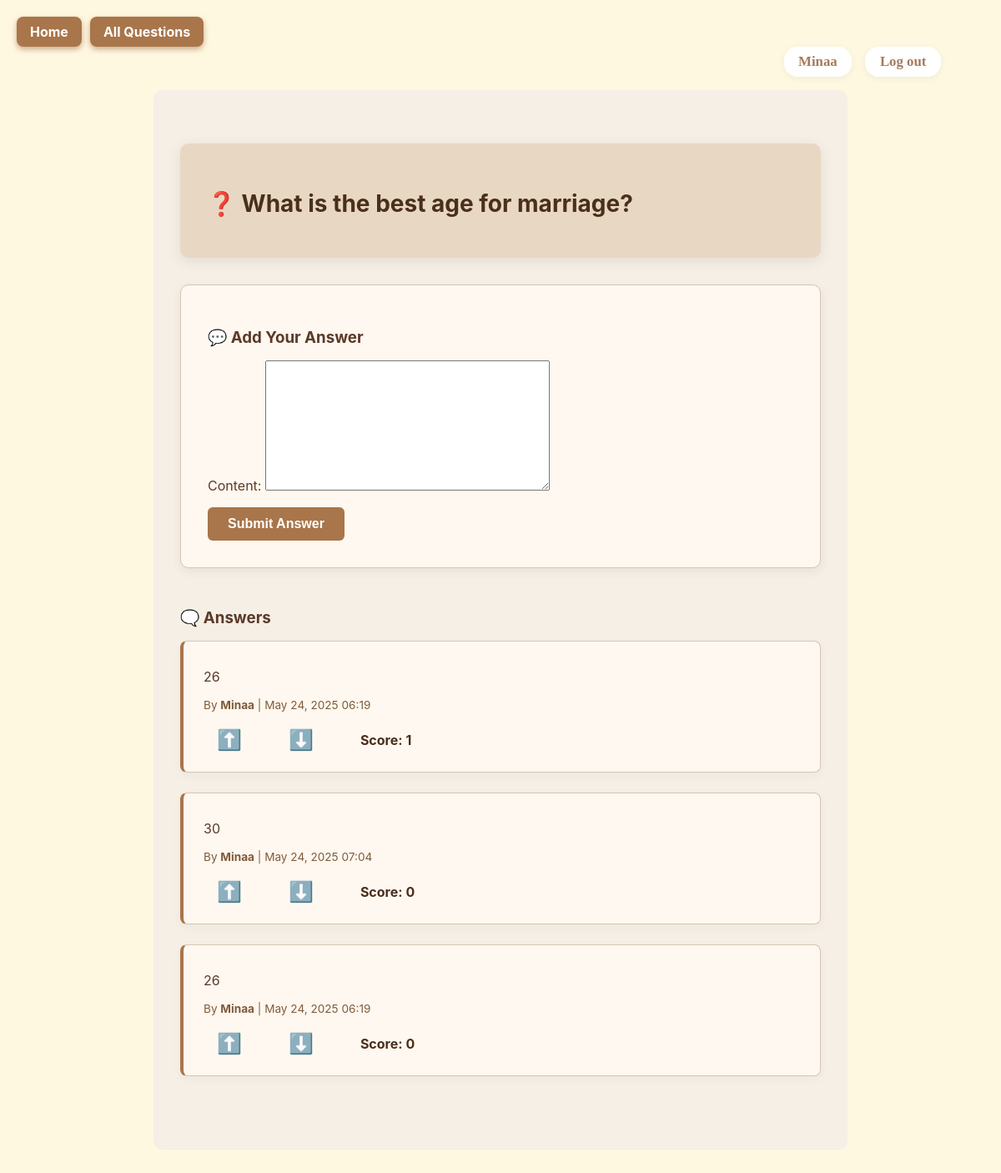
Page /question/4/ (signed in) on the committed database.
### goldenqa/models.py (models this page shows, shortened)
class Question(models.Model):
    user = models.ForeignKey(User, on_delete=models.CASCADE)
    text = models.TextField()
    tag = models.CharField(max_length=30, choices=TAG_CHOICES, default='other')
    created_at = models.DateTimeField(auto_now_add=True)

class Answer(models.Model):
    user = models.ForeignKey(User, on_delete=models.CASCADE)
    question = models.ForeignKey(Question, related_name='answers', on_delete=models.CASCADE)
    content = models.TextField()
    created_at = models.DateTimeField(auto_now_add=True)
    def vote_score(self):
        upvote_count = self.upvote_set.count()
        downvote_count = self.downvote_set.count()
        return upvote_count - downvote_count

### goldenqa/views.py (the view)
# urls.py: path('question/<int:pk>/', views.question_detail, name='question_detail'),
def question_detail(request, pk):
    question = get_object_or_404(Question, pk=pk)
    user = request.user
    if not user.is_authenticated:
        return render(request, 'cores/must_login.html')
    answers = question.answers.annotate(
        upvote_count=Count('upvote_set'),
        downvote_count=Count('downvote_set')
    ).annotate(
        total_votes=F('upvote_count') + F('downvote_count')
    ).order_by('-total_votes', '-created_at')
    user_upvotes = set()
    user_downvotes = set()
    if user.is_authenticated:
        user_upvotes = set(
            Upvote.objects.filter(user=user, answer__in=answers).values_list('answer_id', flat=True)
        )
        user_downvotes = set(
            Downvote.objects.filter(user=user, answer__in=answers).values_list('answer_id', flat=True)
        )
    if request.method == 'POST':
        form = AnswerForm(request.POST)
        if form.is_valid():
            a = form.save(commit=False)
            a.user = user
            a.question = question
            a.save()
            return redirect('question_detail', pk=pk)
    else:
        form = AnswerForm()
    return render(request, 'cores/question_detail.html', {
        'question': question,
        'answers': answers,
        'form': form,
        'user_upvotes': user_upvotes,
        'user_downvotes': user_downvotes,
    })

### goldenqa/forms.py
class AnswerForm(forms.ModelForm):
    class Meta:
        model = Answer
        fields = ['content']

### goldenqa/templates/cores/question_detail.html (shortened to what this page needs)
{% extends 'cores/base.html' %}
{% block content %}
<div class="top-left-buttons">
    <a href="{% url 'home' %}">Home</a>
    <a href="{% url 'question_page' %}">All Questions</a>
</div>
<div class="container">
    <div class="question-box">
        <h2>❓ {{ question.text }}</h2>
    </div>
    <div class="form-section">
        <h3>💬 Add Your Answer</h3>
        <form method="post" id="answer-form">
            {{ form.as_p }}
            <button type="submit">Submit Answer</button>
        </form>
    </div>
    <div class="answers-section">
        <h3>🗨️ Answers</h3>
        {% for a in answers %}
    <div class="answer-card" id="answer-{{ a.id }}">
        <p>{{ a.content }}</p>
        <div style="font-size: 0.85rem; color: #7f5c3b; margin-bottom: 0.5rem;">
            By <strong>{{ a.user.username }}</strong> | {{ a.created_at|date:"M d, Y H:i" }}
        </div>
        <div class="vote-container">
            <button class="vote-btn {% if a.id in user_upvotes %}upvoted{% endif %}"
                    onclick="voteAnswer({{ a.id }}, 'upvote')" title="Upvote">⬆️</button>
            <button class="vote-btn {% if a.id in user_downvotes %}downvoted{% endif %}"
                    onclick="voteAnswer({{ a.id }}, 'downvote')" title="Downvote">⬇️</button>
            <span id="score-{{ a.id }}" class="vote-score">Score: {{ a.vote_score }}</span>
        </div>
    </div>
{% empty %}
    <p style="color: #9c7d63;">There are no answers yet. Be the first to help!</p>
{% endfor %}
    </div>
</div>
{% endblock %}

### goldenqa/templates/cores/base.html (shortened to what this page needs)
{% load static %}
<!DOCTYPE html>
<html lang="en">
<head>
    <link rel="stylesheet" href="{% static 'cores/styles.css' %}">
</head>
<body>
    <div class="nav" style="background:transparent;box-shadow:none;border-bottom:none;">
        {% if user.is_authenticated %}
            <div class="nav-right" style="display:flex;gap:1rem;align-items:center;">
                <span style="background:#fff;padding:0.5rem 1.1rem;border-radius:16px;box-shadow:0 2px 8px rgba(0,0,0,0.06);display:flex;align-items:center;font-weight:600;color:#A67B5B;font-size:1.05em;">
                    {{ user.username }}
                </span>
                <span style="background:#fff;padding:0.5rem 1.1rem;border-radius:16px;box-shadow:0 2px 8px rgba(0,0,0,0.06);display:flex;align-items:center;">
                    <a href="{% url 'logout' %}" class="nav-link">Log out</a>
                </span>
            </div>
        {% endif %}
    </div>
    <div class="container">
        {% block content %}{% endblock %}
    </div>
</body>
</html>

### goldenqa/static/core/styles.css (style rules this page uses)
body { font-family: 'Georgia', serif; background-color: #fff8e1; color: #4a3f35; padding: 2rem; }
.nav { background-color: #d4af37; padding: 1rem; color: white; text-align: right; }
a { color: #7d6608; font-weight: bold; }
button { background-color: #d4af37; border: none; color: white; padding: 0.5rem 1rem; cursor: pointer; font-weight: bold; }
.container { background-color: #fffaf0; padding: 2rem; border-radius: 10px; }

### goldenqa/templates/cores/base.html (style rules this page uses)
.nav { padding: 1rem 2rem; display: flex; justify-content: space-between; align-items: center; background: transparent; box-shadow: none; border-bottom: none; }
.nav-link { color: #A67B5B !important; background: transparent; text-decoration: none; padding: 0; border-radius: 0; font-weight: 600; font-size: 1.05em; margin: 0; display: inline; border: none; transition: color 0.2s; }
.nav-right { display: flex; align-items: center; }

### goldenqa/templates/cores/question_detail.html (style rules this page uses)
.top-left-buttons { position: fixed; top: 20px; left: 20px; display: flex; gap: 10px; z-index: 9999; }
.top-left-buttons a { background: #a9754a; color: white; padding: 0.5rem 1rem; border-radius: 8px; font-weight: 700; font-size: 1rem; text-decoration: none; box-shadow: 0 3px 7px rgba(169, 117, 74, 0.6); transition: background-color 0.3s ease; }
.container { max-width: 800px; margin: auto; padding: 2rem 1rem; font-family: 'Inter', sans-serif; background-color: #f5efe6; color: #5b3a29; }
.question-box { background: #e8d8c3; padding: 2rem; border-radius: 10px; box-shadow: 0 4px 16px rgba(91, 58, 41, 0.1); margin-bottom: 2rem; }
.question-box h2 { font-size: 1.75rem; margin-bottom: 1rem; color: #4a2f1b; }
.form-section { background: #fff8f0; padding: 2rem; border: 1px solid #d7c4b3; border-radius: 10px; margin-bottom: 3rem; box-shadow: 0 4px 12px rgba(91, 58, 41, 0.08); }
.form-section h3 { margin-bottom: 1rem; color: #5b3a29; }
.form-section form { margin-top: 1rem; }
.form-section button { background-color: #a9754a; color: white; border: none; padding: 0.7rem 1.5rem; border-radius: 6px; font-size: 1rem; cursor: pointer; transition: background-color 0.3s ease; }
.answers-section h3 { margin-bottom: 1rem; color: #5b3a29; }
.answer-card { background: #fff8f0; border: 1px solid #d7c4b3; border-left: 4px solid #a9754a; padding: 1rem 1.5rem; border-radius: 8px; margin-bottom: 1.5rem; position: relative; box-shadow: 0 4px 12px rgba(91, 58, 41, 0.04); color: #5b3a29; }
.vote-btn { background: none; border: none; font-size: 1.5rem; cursor: pointer; transition: all 0.3s ease; margin: 0 8px 0 0; user-select: none; color: #7f5c3b; }
.vote-btn.upvoted { color: #a9754a; font-weight: bold; }
.vote-container { margin-top: 0.75rem; display: flex; align-items: center; gap: 8px; font-size: 1rem; color: #6b4b34; }
.vote-score { font-weight: bold; color: #4a2f1b; margin-left: 16px; min-width: 80px; }

### rows in the picture
Question: text "What is the best age for marriage?"
Answer: content "26", user.username "Minaa", created_at "May 24, 2025 06:19", vote_score "1"
Answer: content "30", user.username "Minaa", created_at "May 24, 2025 07:04", vote_score "0"
Answer: content "26", user.username "Minaa", created_at "May 24, 2025 06:19", vote_score "0"

### other values in the picture
{{ user.username }} "Minaa"
